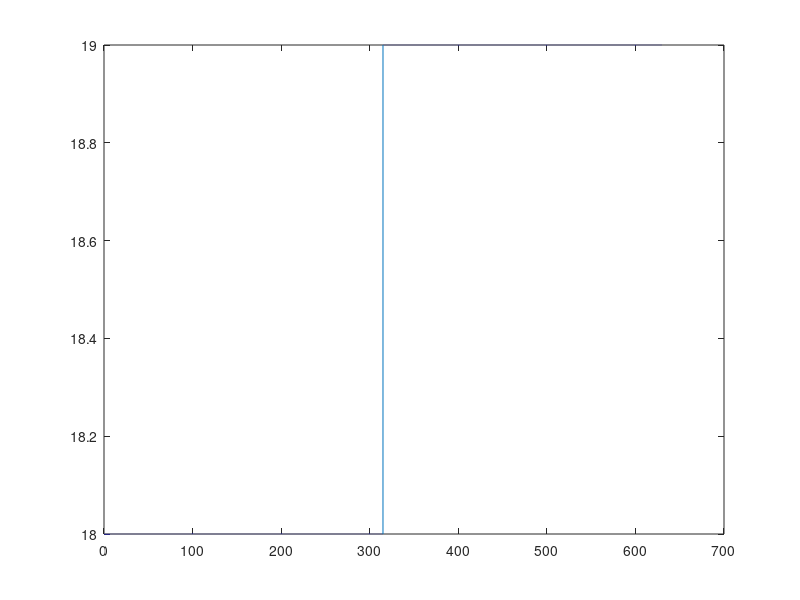

Recreate this plot in MATLAB. (Note: this script raises an error after producing the figure.)
clear all;
close all;
clc;

%%
FileName = 'UniformStep_URef_18';

%% Preprocessing
% time
T           = 630;                   % [s]   simulation length
dt          = 1/80;               	% [s]   simulation time step

% wind
V_hub       = 18;                   % [m/s] mean wind speed at hub height 

% calculation of wind signals
t           = 0:dt:T-dt;

u           = ones(1, length(t)).*V_hub;

u(length(t)/2:end) = V_hub + 1; % write step 

figure()
plot(t,u)


% Some variables required in the Type 4 wind: Bladed style
HubHeight   = 150;
dy          = 150;
dz          = 150;
Ny          = 3;
Nz          = 3;
URef        = V_hub;
zOffset     = HubHeight;
z0          = 0.1;          % the rougthness length, not really used


SummVars(1) = HubHeight;    % HubHeight
SummVars(3) = URef;

velocity    = zeros(max(size(t)),3,Ny,Nz);
% prepare to write out
for iy = 1:Ny
    for iz = 1:Nz
        velocity(:,1,iy,iz) = u;
    end
end

% here we use std u for v and w components, to avoid dividing by zero
SummVars(4) = 0.1;
SummVars(5) = 0.1;
SummVars(6) = 0.1;

disp('Exporting rotor plane wind field as ".wnd" binary files...')
% write the .wnd
WriteBLgrid([FileName '.wnd'], velocity, dy, dz, dt, zOffset, z0, SummVars)

% Now write a sum file
fileID    = fopen([FileName '.sum'],'w');
fprintf(fileID,'This summary file is not complete it only contains required information for the OpenFAST');
fprintf(fileID,'\n');
fprintf(fileID,'F        Clockwise rotation when looking downwind?\n');
fprintf(fileID,[num2str(SummVars(1)) '  Hub height [m] \n']);
fprintf(fileID,['UBar   =  ' num2str(SummVars(3)) ' m/s \n']);
fprintf(fileID,['TI(u)  =  ' num2str(SummVars(4)) ' %%\n']);
fprintf(fileID,['TI(v)  =  ' num2str(SummVars(5)) ' %%\n']);
fprintf(fileID,['TI(w)  =  ' num2str(SummVars(6)) ' %%\n']);
fprintf(fileID,['Height Offset =  ' num2str(0) ' m\n']);
fprintf(fileID,'Creating a PERIODIC output file.');
fclose(fileID);

